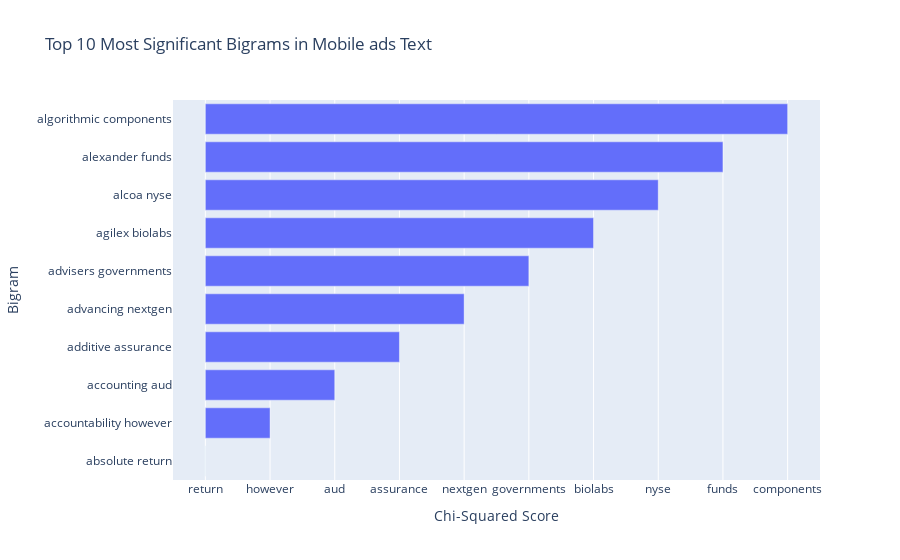

Write notebook code for a chart like this one.
### Code cell
# Create a horizontal bar chart of the top bigrams
fig = go.Figure(data=[go.Bar(x=[score for _, score in top_bigrams_mobile], y=[' '.join(bigram) for bigram in top_bigrams_mobile], orientation='h')])

# Set the title and axis labels
fig.update_layout(title='Top 10 Most Significant Bigrams in Mobile ads Text', xaxis_title='Chi-Squared Score', yaxis_title='Bigram')

# Show the chart
fig.show()

### Figure 1 — Plotly figure (JSON) as saved in the notebook; plotly's stock layout.template omitted (floating-point values rounded to 4 significant figures)
{"data": [{"orientation": "h", "type": "bar", "x": ["return", "however", "aud", "assurance", "nextgen", "governments", "biolabs", "nyse", "funds", "components"], "y": ["absolute return", "accountability however", "accounting aud", "additive assurance", "advancing nextgen", "advisers governments", "agilex biolabs", "alcoa nyse", "alexander funds", "algorithmic components"]}], "layout": {"title": {"text": "Top 10 Most Significant Bigrams in Mobile ads Text"}, "xaxis": {"title": {"text": "Chi-Squared Score"}}, "yaxis": {"title": {"text": "Bigram"}}}}
